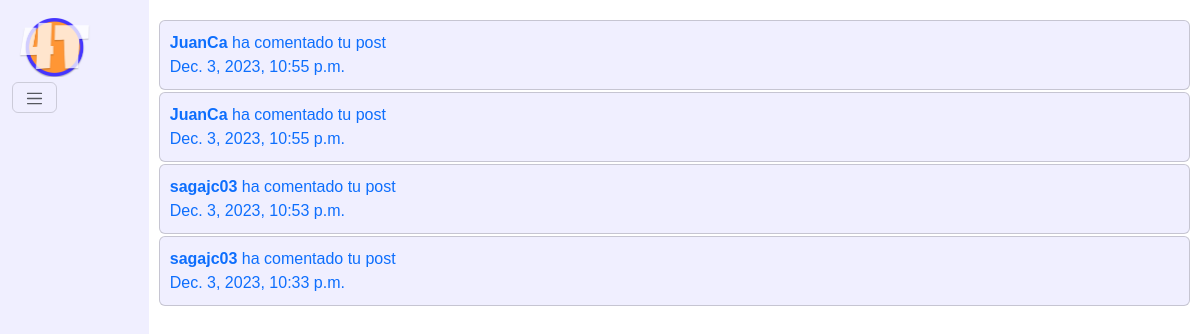
The app's page /notifications/ (signed in) with its own data.
### intSocial/models.py (models this page shows)
class Notificaciones(models.Model):
    not_type = models.IntegerField()  # 1 likes, 2 comentarios
    ref = models.ForeignKey(Post, on_delete=models.CASCADE)
    receptor = models.ForeignKey(User, on_delete=models.CASCADE, related_name='notificaciones_recibe')
    sender = models.ForeignKey(User, on_delete=models.CASCADE, related_name='notificaciones_envia')
    fue_leido = models.BooleanField(default=False)
    creado_en = models.DateTimeField(auto_now_add=True)

### intSocial/views.py (the view)
# urls.py: path('notifications/', views.notificaciones, name='notifications'),
@login_required
def notificaciones(request):
    non_read_notis= Notificaciones.objects.filter(receptor=request.user, fue_leido=False).count()
    notis = Notificaciones.objects.filter(receptor=request.user).order_by('-creado_en')
    notis.update(fue_leido=True)
    return render(request, 'notificaciones.html',{
        'notis':notis,
        'non_read_notis':non_read_notis,
    })

### intSocial/templates/notificaciones.html
{%extends 'layouts/base.html'%}
{%block content%}
{% for noti in notis %}
<article class="card container">
    <a href="{% url 'post_details' noti.ref.id %}">
        <b>{{noti.sender}}</b>
        {%if noti.not_type == 1 %}
        ha dado like a tu post
        {%else%}
        ha comentado tu post
        {%endif%}
        <br>
        {{noti.creado_en}}
    </a>
</article>
{% endfor %}
{%endblock%}

### intSocial/templates/layouts/base.html (shortened to what this page needs)
{% load static %}
<!DOCTYPE html>
<html lang="en">
<head>
    <link rel="stylesheet" href="https://cdn.jsdelivr.net/npm/bootstrap@5.3.2/dist/css/bootstrap.min.css">
    <link rel="stylesheet" href="https://cdnjs.cloudflare.com/ajax/libs/bootstrap-datepicker/1.9.0/css/bootstrap-datepicker.min.css">
    <link rel="stylesheet" href="https://cdnjs.cloudflare.com/ajax/libs/font-awesome/4.7.0/css/font-awesome.min.css">
    <link rel="stylesheet" href="{% static 'styles/main.css' %}">
</head>
<body class="d-flex min-vh-100">
    <nav class="navbar flex-column bg-body-tertiary">
        <div class="container-fluid">
          <a class="navbar-brand" href="#"><img alt="Logo" width="75" height="60" class="d-inline-block align-text-top"></a>
          <button class="navbar-toggler" type="button" data-bs-toggle="collapse" data-bs-target="#navbarSupportedContent" aria-controls="navbarSupportedContent" aria-expanded="false" aria-label="Toggle navigation">
            <span class="navbar-toggler-icon"></span>
          </button>
        </div>
      </nav>
    <main class="container">
        {% block content %}
        {% endblock %}
    </main>
</body>
</html>

### intSocial/static/styles/main.css (style rules this page uses)
body { background-color: #fff; color: #333; font-family: Arial, sans-serif; }
.container { max-width: 1200px; margin: 0 auto; padding: 20px 10px; }
.card { background-color: #F0EFFF; padding: 10PX; margin-bottom: 2PX; color: black; }
.card a { text-decoration: none; }
.navbar { background-color: #F0EFFF !important; color: black; }
.navbar-brand { padding: 5px; }
.navbar-toggler-icon { font-size: 0.8rem; }

### records on screen
Notificaciones: sender "JuanCa", not_type "ha comentado tu post", creado_en "Dec. 3, 2023, 10:55 p.m."
Notificaciones: sender "JuanCa", not_type "ha comentado tu post", creado_en "Dec. 3, 2023, 10:55 p.m."
Notificaciones: sender "sagajc03", not_type "ha comentado tu post", creado_en "Dec. 3, 2023, 10:53 p.m."
Notificaciones: sender "sagajc03", not_type "ha comentado tu post", creado_en "Dec. 3, 2023, 10:33 p.m."
